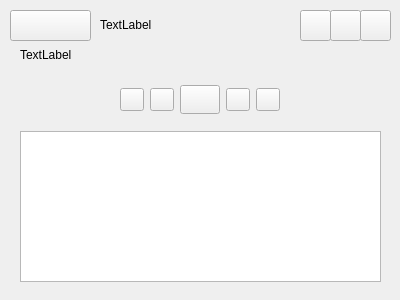
<?xml version="1.0" encoding="UTF-8"?>
<ui version="4.0">
 <class>Widget</class>
 <widget class="QWidget" name="Widget">
  <property name="geometry">
   <rect>
    <x>0</x>
    <y>0</y>
    <width>400</width>
    <height>300</height>
   </rect>
  </property>
  <property name="windowTitle">
   <string>Widget</string>
  </property>
  <widget class="QWidget" name="widgetInterface" native="true">
   <property name="geometry">
    <rect>
     <x>10</x>
     <y>10</y>
     <width>381</width>
     <height>281</height>
    </rect>
   </property>
   <widget class="QWidget" name="horizontalLayoutWidget">
    <property name="geometry">
     <rect>
      <x>10</x>
      <y>64</y>
      <width>361</width>
      <height>51</height>
     </rect>
    </property>
    <layout class="QHBoxLayout" name="horizontalLayout">
     <item>
      <spacer name="Spacer_2">
       <property name="orientation">
        <enum>Qt::Horizontal</enum>
       </property>
       <property name="sizeType">
        <enum>QSizePolicy::Maximum</enum>
       </property>
       <property name="sizeHint" stdset="0">
        <size>
         <width>200</width>
         <height>20</height>
        </size>
       </property>
      </spacer>
     </item>
     <item>
      <widget class="QToolButton" name="prev">
       <property name="text">
        <string/>
       </property>
      </widget>
     </item>
     <item>
      <widget class="QToolButton" name="stop">
       <property name="text">
        <string/>
       </property>
      </widget>
     </item>
     <item>
      <widget class="QToolButton" name="play">
       <property name="text">
        <string/>
       </property>
       <property name="iconSize">
        <size>
         <width>32</width>
         <height>32</height>
        </size>
       </property>
      </widget>
     </item>
     <item>
      <widget class="QToolButton" name="pause">
       <property name="text">
        <string/>
       </property>
      </widget>
     </item>
     <item>
      <widget class="QToolButton" name="next">
       <property name="text">
        <string/>
       </property>
       <property name="autoRepeatDelay">
        <number>300</number>
       </property>
      </widget>
     </item>
     <item>
      <spacer name="Spacer">
       <property name="orientation">
        <enum>Qt::Horizontal</enum>
       </property>
       <property name="sizeType">
        <enum>QSizePolicy::Maximum</enum>
       </property>
       <property name="sizeHint" stdset="0">
        <size>
         <width>200</width>
         <height>20</height>
        </size>
       </property>
      </spacer>
     </item>
    </layout>
   </widget>
   <widget class="QToolButton" name="add">
    <property name="geometry">
     <rect>
      <x>0</x>
      <y>0</y>
      <width>81</width>
      <height>31</height>
     </rect>
    </property>
    <property name="text">
     <string/>
    </property>
   </widget>
   <widget class="QToolButton" name="close">
    <property name="geometry">
     <rect>
      <x>350</x>
      <y>0</y>
      <width>31</width>
      <height>31</height>
     </rect>
    </property>
    <property name="text">
     <string/>
    </property>
   </widget>
   <widget class="QToolButton" name="max">
    <property name="geometry">
     <rect>
      <x>320</x>
      <y>0</y>
      <width>31</width>
      <height>31</height>
     </rect>
    </property>
    <property name="text">
     <string/>
    </property>
   </widget>
   <widget class="QToolButton" name="min">
    <property name="geometry">
     <rect>
      <x>290</x>
      <y>0</y>
      <width>31</width>
      <height>31</height>
     </rect>
    </property>
    <property name="text">
     <string/>
    </property>
   </widget>
   <widget class="QTableView" name="tableView">
    <property name="geometry">
     <rect>
      <x>10</x>
      <y>121</y>
      <width>361</width>
      <height>151</height>
     </rect>
    </property>
   </widget>
   <widget class="QLabel" name="label">
    <property name="geometry">
     <rect>
      <x>90</x>
      <y>-1</y>
      <width>201</width>
      <height>31</height>
     </rect>
    </property>
    <property name="text">
     <string>TextLabel</string>
    </property>
   </widget>
   <widget class="QLabel" name="label_2">
    <property name="geometry">
     <rect>
      <x>10</x>
      <y>29</y>
      <width>361</width>
      <height>31</height>
     </rect>
    </property>
    <property name="text">
     <string>TextLabel</string>
    </property>
   </widget>
  </widget>
 </widget>
 <layoutdefault spacing="6" margin="11"/>
 <resources/>
 <connections/>
</ui>
